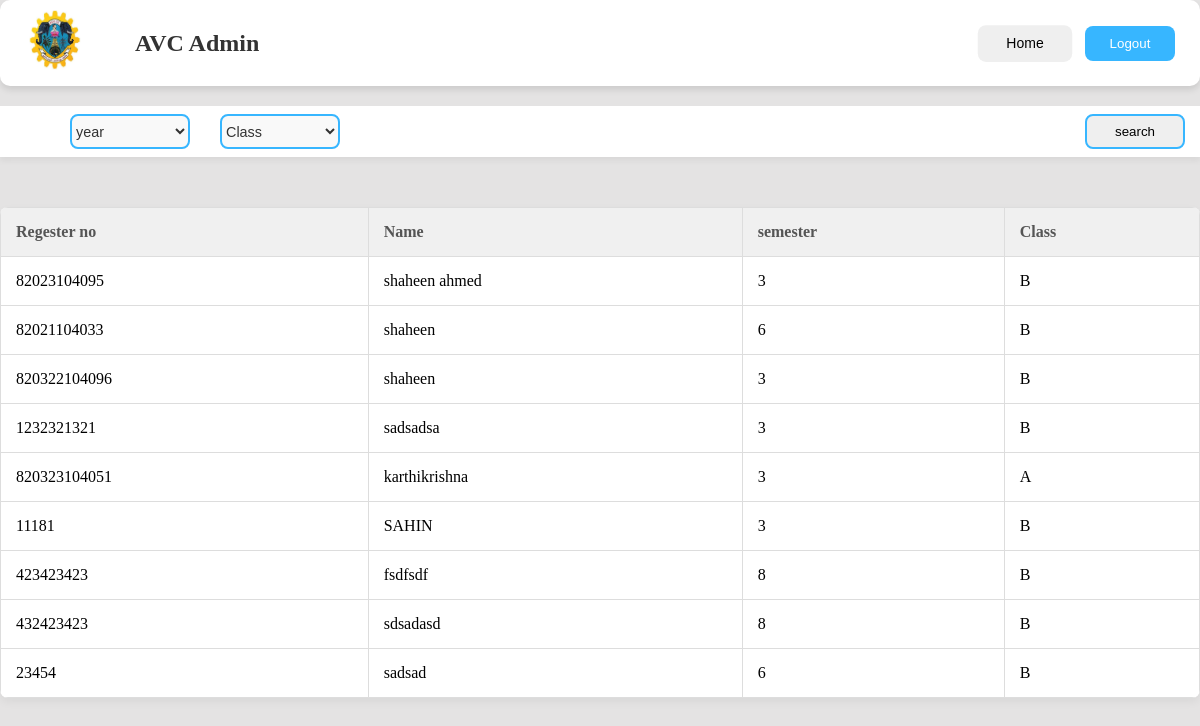
The page /student/ on the database as committed earlier.
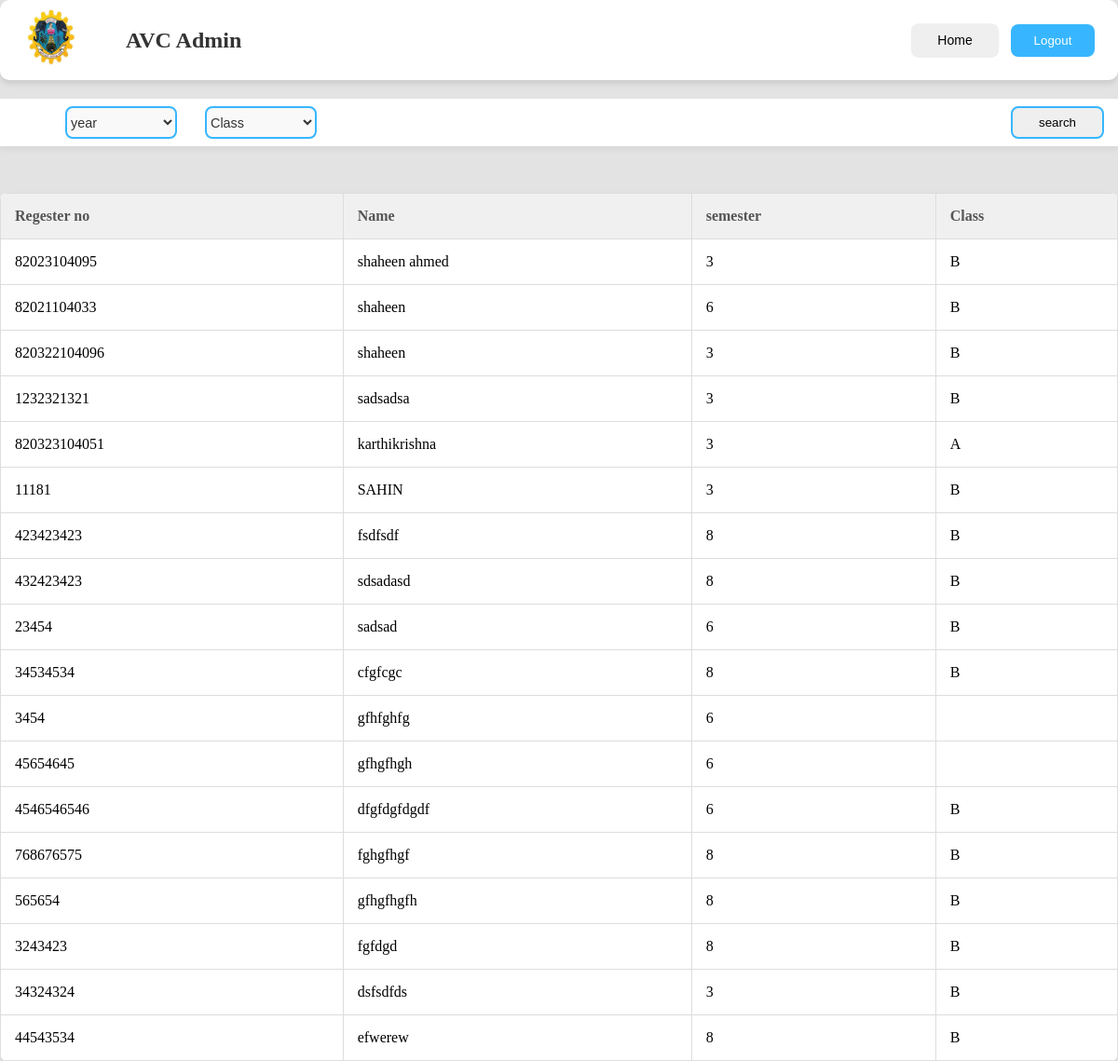
The same page on the database as committed later.
### core/models.py (models this page shows, shortened)
class Student(models.Model):
    name = models.CharField(max_length=20)
    regno = models.BigIntegerField(unique=True)
    dept = models.CharField(max_length=50,choices=DEPARTMENT)
    section = models.CharField(max_length=1)
    semester = models.SmallIntegerField()

### core/views.py (the view, shortened to what this page needs)
# urls.py: path('student/',views.StudentCheck.as_view(),name='student'),
class StudentCheck(View):
    template_name = 'admin/student.html'
    def get(self,request):
        student = Student.objects.all()
        return render(self.request,self.template_name,{'students':student})

### templates/admin/student.html (shortened to what this page needs)
{% extends 'admin/nav.html' %}
{% load static %}
{% block header %}
<link rel="stylesheet" href="{% static 'css/student.css' %}">
{% endblock %}
{% block content %}
<form action="{% url 'student' %}" method="post">
    <div class="filters">
        <div class="main_features">
            <div>
                <select class="features" name="year">
                    <option value="">year</option>
                </select>
            </div>
            <div>
                <select class="features" name="class">
                    <option value="">Class</option>
                </select>
            </div>
        </div>
        <div class="search">
            <button type="submit" class="search_bar"> search </button>
        </div>
    </div>
</form>
<table>
    <thead>
        <tr>
            <th>Regester no</th>
            <th>Name</th>
            <th>semester</th>
            <th>Class</th>
        </tr>
    </thead>
    <tbody>
        {% for student in students %}
        <tr>
            <td>{{student.regno}}</td>
            <td>{{student.name}}</td>
            <td>{{student.semester}}</td>
            <td>{{student.section}}</td>
        </tr>
        {% endfor %}
    </tbody>
</table>
{% endblock %}

Rows that differ between the two databases and show on the page:
added Student: regno "34534534", name "cfgfcgc", semester "8", section "B"
added Student: regno "3454", name "gfhfghfg", semester "6"
added Student: regno "45654645", name "gfhgfhgh", semester "6"
added Student: regno "4546546546", name "dfgfdgfdgdf", semester "6", section "B"
added Student: regno "768676575", name "fghgfhgf", semester "8", section "B"
added Student: regno "565654", name "gfhgfhgfh", semester "8", section "B"
added Student: regno "3243423", name "fgfdgd", semester "8", section "B"
added Student: regno "34324324", name "dsfsdfds", semester "3", section "B"
added Student: regno "44543534", name "efwerew", semester "8", section "B"
